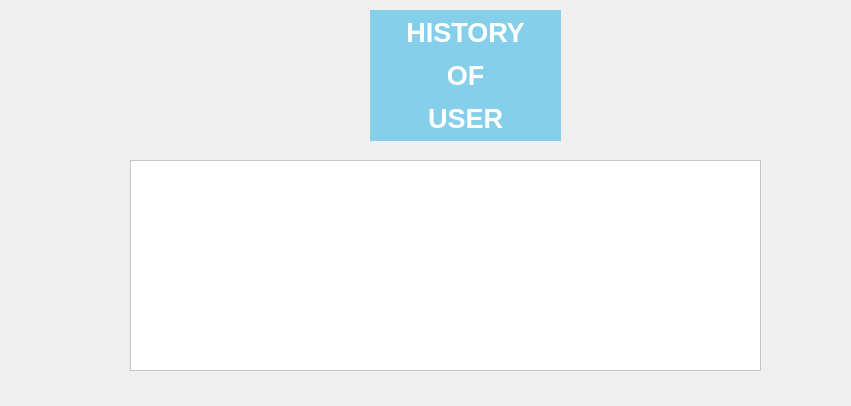
<?xml version="1.0" encoding="UTF-8"?>
<ui version="4.0">
 <class>historyUser</class>
 <widget class="QDialog" name="historyUser">
  <property name="geometry">
   <rect>
    <x>0</x>
    <y>0</y>
    <width>851</width>
    <height>406</height>
   </rect>
  </property>
  <property name="windowTitle">
   <string>Dialog</string>
  </property>
  <property name="styleSheet">
   <string notr="true">background-image: url(:/background/bG no arrows.png);</string>
  </property>
  <widget class="QTableView" name="tableView">
   <property name="geometry">
    <rect>
     <x>130</x>
     <y>160</y>
     <width>631</width>
     <height>211</height>
    </rect>
   </property>
   <property name="styleSheet">
    <string notr="true">#tableView
{
background:rgb(255, 255, 255)
}</string>
   </property>
  </widget>
  <widget class="QLabel" name="label">
   <property name="geometry">
    <rect>
     <x>370</x>
     <y>10</y>
     <width>191</width>
     <height>131</height>
    </rect>
   </property>
   <property name="styleSheet">
    <string notr="true">#label
{
background:rgb(134,207,234);
}</string>
   </property>
   <property name="text">
    <string>&lt;html&gt;&lt;head/&gt;&lt;body&gt;&lt;p align=&quot;center&quot;&gt;&lt;span style=&quot; font-size:20pt; font-weight:700; color:#ffffff;&quot;&gt;HISTORY&lt;/span&gt;&lt;/p&gt;&lt;p align=&quot;center&quot;&gt;&lt;span style=&quot; font-size:20pt; font-weight:700; color:#ffffff;&quot;&gt;OF&lt;/span&gt;&lt;/p&gt;&lt;p align=&quot;center&quot;&gt;&lt;span style=&quot; font-size:20pt; font-weight:700; color:#ffffff;&quot;&gt;USER&lt;/span&gt;&lt;/p&gt;&lt;/body&gt;&lt;/html&gt;</string>
   </property>
  </widget>
  <widget class="QLabel" name="label_2">
   <property name="geometry">
    <rect>
     <x>0</x>
     <y>0</y>
     <width>341</width>
     <height>151</height>
    </rect>
   </property>
   <property name="styleSheet">
    <string notr="true">image: url(:/background/hmu logo.png);</string>
   </property>
   <property name="text">
    <string/>
   </property>
  </widget>
 </widget>
 <resources/>
 <connections/>
</ui>
